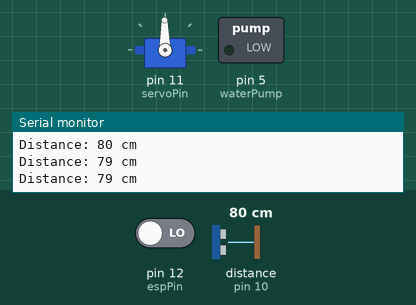
This sketch was run on a simulated Arduino Uno, built with avr-gcc and run on an emulated ATmega328P. On the bench: servo, switched loads named in the sketch (green lamp = pin HIGH), the last lines printed to the serial monitor. Wiring (inferred from the names in the program): ultrasonic range finder: trigger pin 9; echo pin 10. Inputs (shaded band) come from the test bench; at power-on: distance to the obstacle (sensor on pin 10) 80 cm, pin 12 (espPin) LOW. The echo pulse lasts 58.3 µs per cm; pins used as bus, display or sensor lines are not drawn.

Above: at 17.8 s.
17.9 s: distance to the obstacle (sensor on pin 10) set to 250 cm
At 18.08 s:
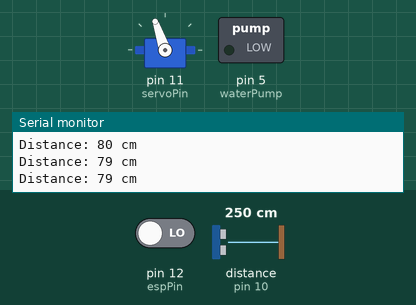
24.4 s: distance to the obstacle (sensor on pin 10) set to 2 cm
At 24.79 s:
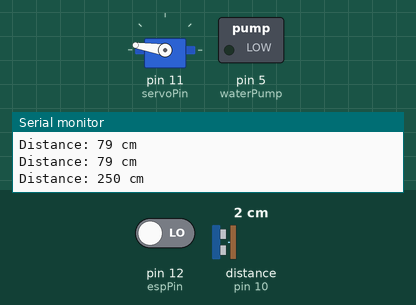
Timing chart, 0 to 36.9 s (numbered marks = the images above; inputs shaded):
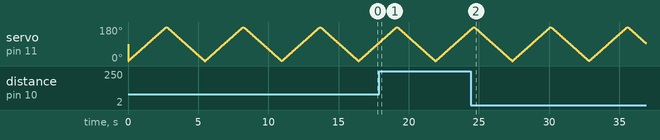

The sketch:

sketch_dec14a.ino
```cpp
#include <AFMotor.h>
#include <Servo.h>

const int trigPin = 9;
const int echoPin = 10;
const int espPin=12;
const int waterPump = 5;
const int servoPin = 11;
char alarm='F';

AF_DCMotor motor1(1);
AF_DCMotor motor2(2);
AF_DCMotor motor3(3);
AF_DCMotor motor4(4);

Servo servo;
void setup() {
  Serial.begin(115200);
  pinMode(trigPin, OUTPUT);
  pinMode(echoPin, INPUT);
  pinMode(waterPump, OUTPUT);
  servo.attach(servoPin);
}

void loop() {
  int incoming=0;
  incoming=digitalRead(espPin);
  if(incoming==HIGH){
    Serial.println("coming signal");
  }
  long duration, distance;
  digitalWrite(trigPin, LOW);
  delayMicroseconds(2);
  digitalWrite(trigPin, HIGH);
  delayMicroseconds(10);
  digitalWrite(trigPin, LOW);

  duration = pulseIn(echoPin, HIGH);

  distance = (duration / 2) / 29.1;

  Serial.print("\nDistance: ");
  Serial.print(distance);
  Serial.println(" cm");

  if(alarm=='F'){
    int angle=servo_motor(1);
  }
  else if(alarm=='T'){
    digitalWrite(LED_BUILTIN, HIGH);
    int angle=servo_motor(0);
    Serial.println(angle);
    motor1.run(FORWARD);
    motor1.setSpeed(255);
    motor2.run(FORWARD);
    motor2.setSpeed(255);
    motor3.run(FORWARD);
    motor3.setSpeed(255);
    motor4.run(FORWARD);
    motor4.setSpeed(255);
    if (distance <= 10) {
      digitalWrite(LED_BUILTIN, HIGH);
      motor1.run(FORWARD);
      motor1.setSpeed(0);
      motor2.run(FORWARD);
      motor2.setSpeed(0);
      motor3.run(FORWARD);
      motor3.setSpeed(0);
      motor4.run(FORWARD);
      motor4.setSpeed(0);
      digitalWrite(waterPump, HIGH);
    }
    alarm='F';
  }
}

int servo_motor(int flag){
  servo.attach(servoPin);
  int i;
  for (int i = 0; i <= 180; i++) {
    servo.write(i);
    delay(15);
    if(flag==0){
      return i;
      }
    }
  delay(10);
  for (int i = 180; i >= 0; i--) {
    servo.write(i);
    delay(15);
    if(flag==0){
      return i;
    }
  }
}
```
